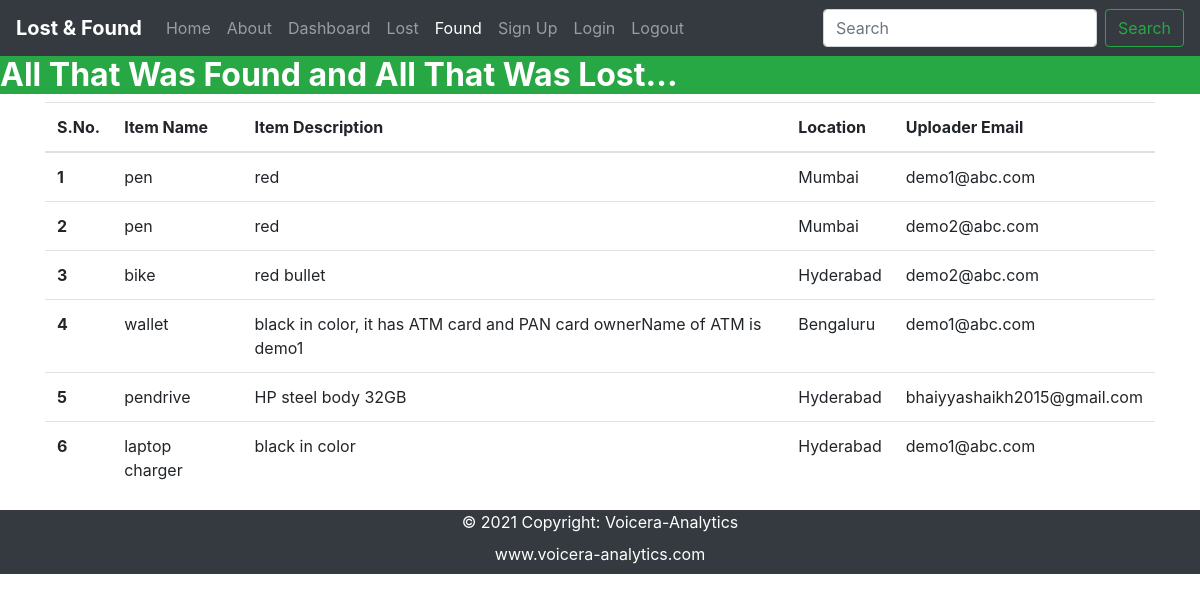
The app's page /found with its own data.
### app.py (models this page shows)
class FoundItem(db.Model):
    sno = db.Column(db.Integer, primary_key=True)
    iname = db.Column(db.String(50), nullable=False)
    idesc = db.Column(db.String(120), nullable=False)
    iloc = db.Column(db.String(120), nullable=False)
    uploader_email = db.Column(db.String(120), nullable=False)

### app.py (the view)
@app.route('/found')
def found():
    items = FoundItem.query.all()
    return render_template("found.html", items=items)

### templates/found.html (shortened to what this page needs)
{% extends "base.html" %}
{% set active_page = 'found' %}
{% block body %}
<div class="container">
<table class="table">
  <thead>
    <tr>
      <th scope="col">S.No.</th>
      <th scope="col">Item Name</th>
      <th scope="col">Item Description</th>
      <th scope="col">Location</th>
      <th scope="col">Uploader Email</th>
    </tr>
  </thead>
   <tbody>
  {% for item in items %}
    <tr>
      <th scope="row">{{ loop.index }}</th>
      <td>{{ item.iname }}</td>
      <td>{{ item.idesc }}</td>
      <td>{{ item.iloc }}</td>
      <td>{{ item.uploader_email }}</td>
    </tr>
  {% endfor %}
  </tbody>
</table>
</div>
{% endblock %}

### records on screen
FoundItem: iname "pen", idesc "red", iloc "Mumbai", uploader_email "demo1@abc.com"
FoundItem: iname "pen", idesc "red", iloc "Mumbai", uploader_email "demo2@abc.com"
FoundItem: iname "bike", idesc "red bullet", iloc "Hyderabad", uploader_email "demo2@abc.com"
FoundItem: iname "wallet", idesc "black in color, it has ATM card and PAN card ownerName of ATM is demo1", iloc "Bengaluru", uploader_email "demo1@abc.com"
FoundItem: iname "pendrive", idesc "HP steel body 32GB", iloc "Hyderabad", uploader_email "bhaiyyashaikh2015@gmail.com"
FoundItem: iname "laptop charger", idesc "black in color", iloc "Hyderabad", uploader_email "demo1@abc.com"
